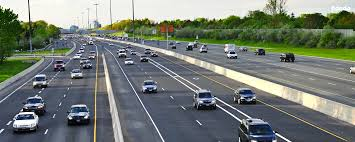
#> input picture pictures/highway.jpeg, 355 x 142 px, found by its file name
$ python histogram_computing.py
#> lines starting #> are read from the running program, lines starting #| are printed output that depends on the picture; after the words box and inside, x2 and y2 are one past the last pixel; in counts of white or black regions, pixels touching at a corner belong together
'''
import cv2
import os
import numpy as np
import matplotlib.pyplot as plt

try:
    image_path = '/home/aynur/Desktop/opencv_python/pictures/highway.jpeg'

    if not os.path.exists(image_path):
        raise FileNotFoundError("Image file does not exist!")

    image = cv2.imread(image_path)

    if image is None:
        raise ValueError("Failed to load the image. The format may be unsupported or the file may be corrupted.")

    grayscale_image = cv2.cvtColor(image, cv2.COLOR_BGR2GRAY)
    cv2.imshow('Grayscale image', grayscale_image)

    canvas = np.zeros((image.shape[:2]), dtype='uint8')
    circle = cv2.circle(canvas.copy(), (image.shape[1] // 2, image.shape[0] // 2), 70, 255, -1)

    mask = cv2.bitwise_and(grayscale_image, grayscale_image, mask = circle)
    cv2.imshow('Mask', mask)

    gray_hist = cv2.calcHist([grayscale_image], [1], mask, [256], [0, 256])

    plt.figure()
    plt.title('Grayscale Histogram')
    plt.xlabel('Bins')
    plt.ylabel('# of pixels')
    plt.plot(gray_hist)
    plt.xlim([0, 256])
    plt.show()

    while True:
        key = cv2.waitKey(100) & 0xFF
        if key == ord('q') or key == 27:
            print("Exiting...")
            break

except FileNotFoundError as fnf:
    print(f"Error: {fnf}")
except ValueError as ve:
    print(f"Image loading error: {ve}")
except KeyboardInterrupt:
    print("Exited using Ctrl + C.")
except Exception as e:
    print(f'Unexpected error occured, {e}!')
finally:
    cv2.destroyAllWindows()
'''

#displaying  colorful histogram
import cv2
import os
import numpy as np
import matplotlib.pyplot as plt

try:
    image_path = '/home/aynur/Desktop/opencv_python/pictures/highway.jpeg'

    if not os.path.exists(image_path):
        raise FileNotFoundError("Image file does not exist!")

    image = cv2.imread(image_path)
#> image is the input picture: shape (142, 355, 3); mean B, G, R 116.2, 123.6, 115.9

    if image is None:
        raise ValueError("Failed to load the image. The format may be unsupported or the file may be corrupted.")

    canvas = np.zeros((image.shape[:2]), dtype='uint8')
    mask = cv2.circle(canvas, (image.shape[1] // 2, image.shape[0] // 2), 100, 255, -1)
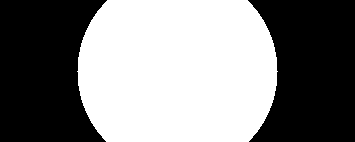
#> canvas: shape (142, 355); 51.2% white; 2 black regions, box (x1, y1, x2, y2) and area: (0, 0, 107, 142) 12310, (248, 0, 355, 142) 12310
    masked = cv2.bitwise_and(image, image, mask=mask)
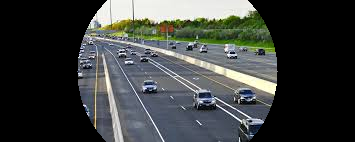
#> masked: shape (142, 355, 3); mean B, G, R 62.4, 64.1, 60.9
    cv2.imshow('Masked image', masked)

    plt.figure()
    plt.title('Color Histogram')
    plt.xlabel('Bins')
    plt.ylabel('# of pixels')

    colors = ('b', 'g', 'r')
    for i, col in enumerate(colors):
        hist = cv2.calcHist([image], [i], mask, [256], [0, 256])
        plt.plot(hist, color=col)
        plt.xlim([0, 256])

    plt.show()
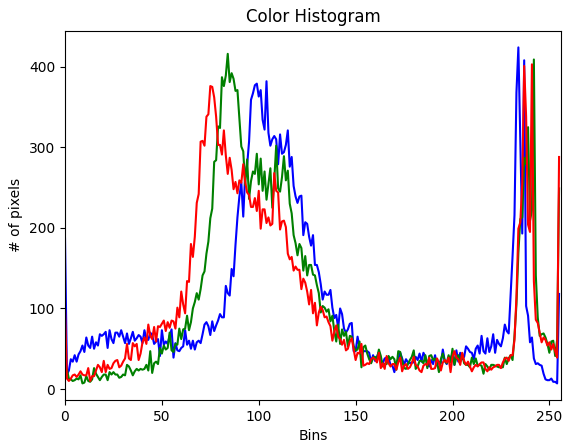
#> figure drawn by matplotlib, 1 panel; curve peaks at x = 234, y = 424; curve peaks at x = 84, y = 416; curve peaks at x = 241, y = 403

    ''' for dominant color
    colors = ('b', 'g', 'r')
    color_intensivity = []

    for i, color in enumerate(colors):
        color_hist = cv2.calcHist([image], [i], None, [256], [0, 256])
        total = np.sum(color_hist)
        color_intensivity.append(total)
        plt.plot(color_hist, color=color)

    plt.legend(['Blue', 'Green', 'Red'])


    dominant_index = np.argmax(color_intensivity)
    dominant_color = ['Blue', 'Green', 'Red'][dominant_index]

    print(f'Dominant color is {dominant_color}.')
    '''

except FileNotFoundError as fnf:
    print(f"Error: {fnf}")
except ValueError as ve:
    print(f"Image loading error: {ve}")
except KeyboardInterrupt:
    print("Exited using Ctrl + C.")
except Exception as e:
    print(f'Unexpected error occured, {e}!')
finally:
    cv2.destroyAllWindows()

$ run again, with pictures/baku.jpeg copied over pictures/highway.jpeg
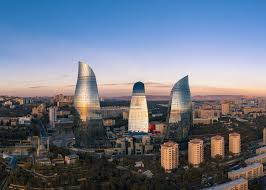
#> input picture pictures/baku.jpeg, 266 x 190 px, found by its file name
#> image is the input picture: shape (190, 266, 3); mean B, G, R 133.1, 117.1, 109.3
#> `mask = cv2.circle(canvas, (image.shape[1] // 2, image.shape[0] // 2), ..`:
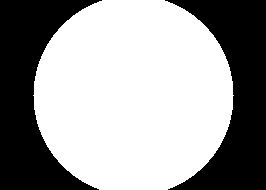
#> canvas: shape (190, 266); 61.3% white; 2 black regions, box (x1, y1, x2, y2) and area: (0, 0, 102, 190) 9863, (165, 0, 266, 190) 9673
#> `plt.show()`:
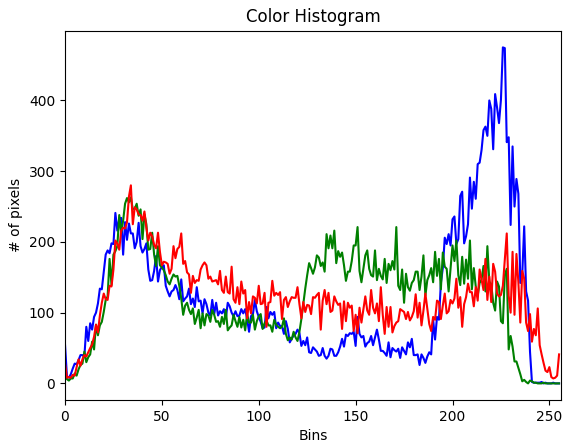
#> figure drawn by matplotlib, 1 panel; curve peaks at x = 226, y = 475; curve peaks at x = 34, y = 263; curve peaks at x = 34, y = 280

$ run again, with pictures/messi.jpeg copied over pictures/highway.jpeg
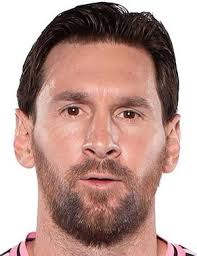
#> input picture pictures/messi.jpeg, 197 x 256 px, found by its file name
#> image is the input picture: shape (256, 197, 3); mean B, G, R 148.4, 155.5, 187.3
#> `mask = cv2.circle(canvas, (image.shape[1] // 2, image.shape[0] // 2), ..`:
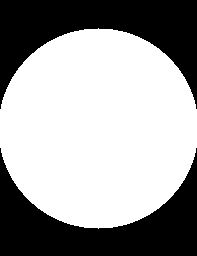
#> canvas: shape (256, 197); 62.2% white; 2 black regions, box (x1, y1, x2, y2) and area: (0, 0, 197, 109) 9636, (0, 148, 197, 256) 9439
#> `plt.show()`:
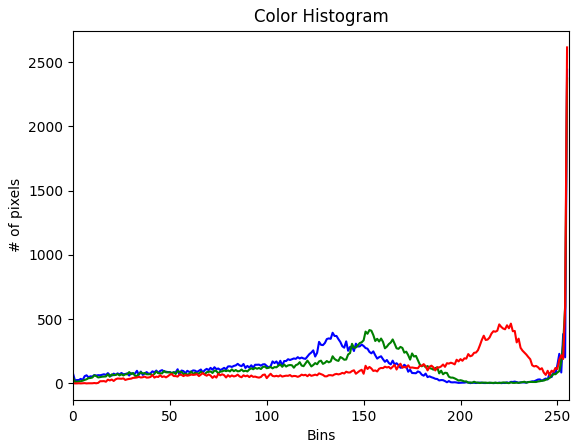
#> figure drawn by matplotlib, 1 panel; curve peaks at x = 255, y = 2441; curve peaks at x = 255, y = 2372; curve peaks at x = 255, y = 2614
